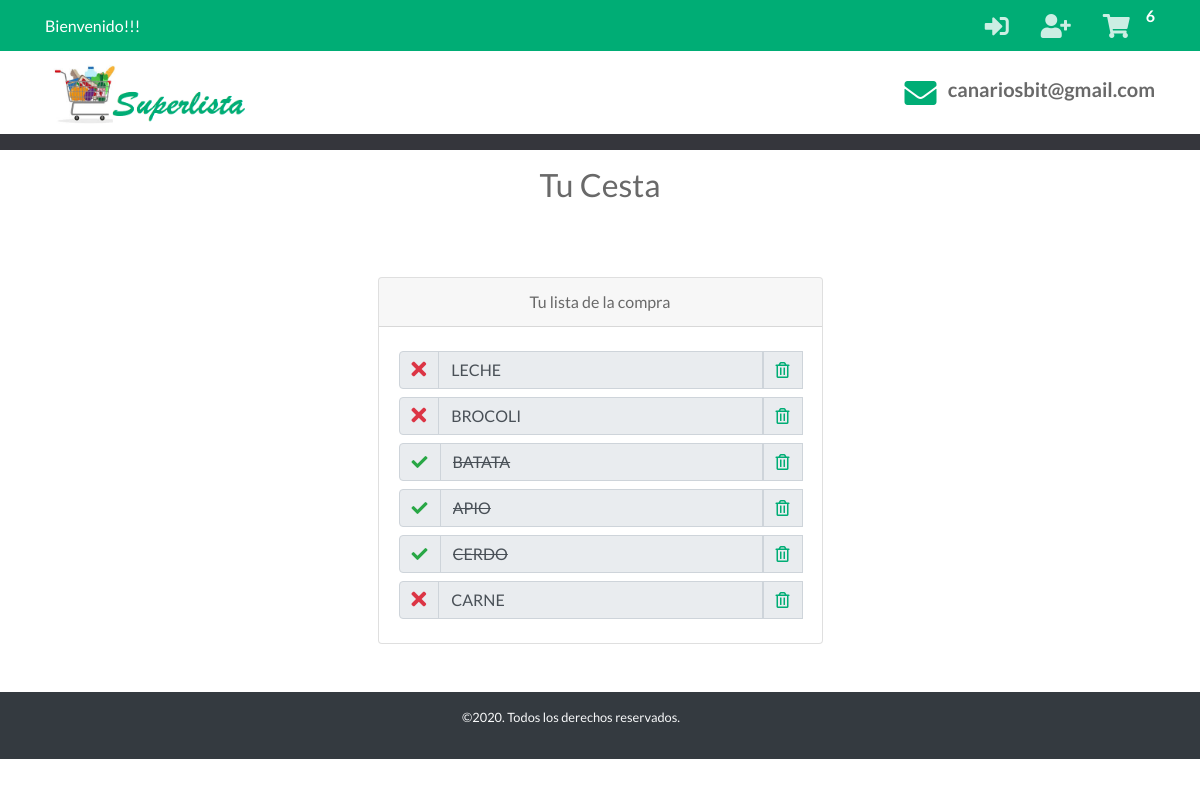
/cart, run on an earlier commit of the app's database.
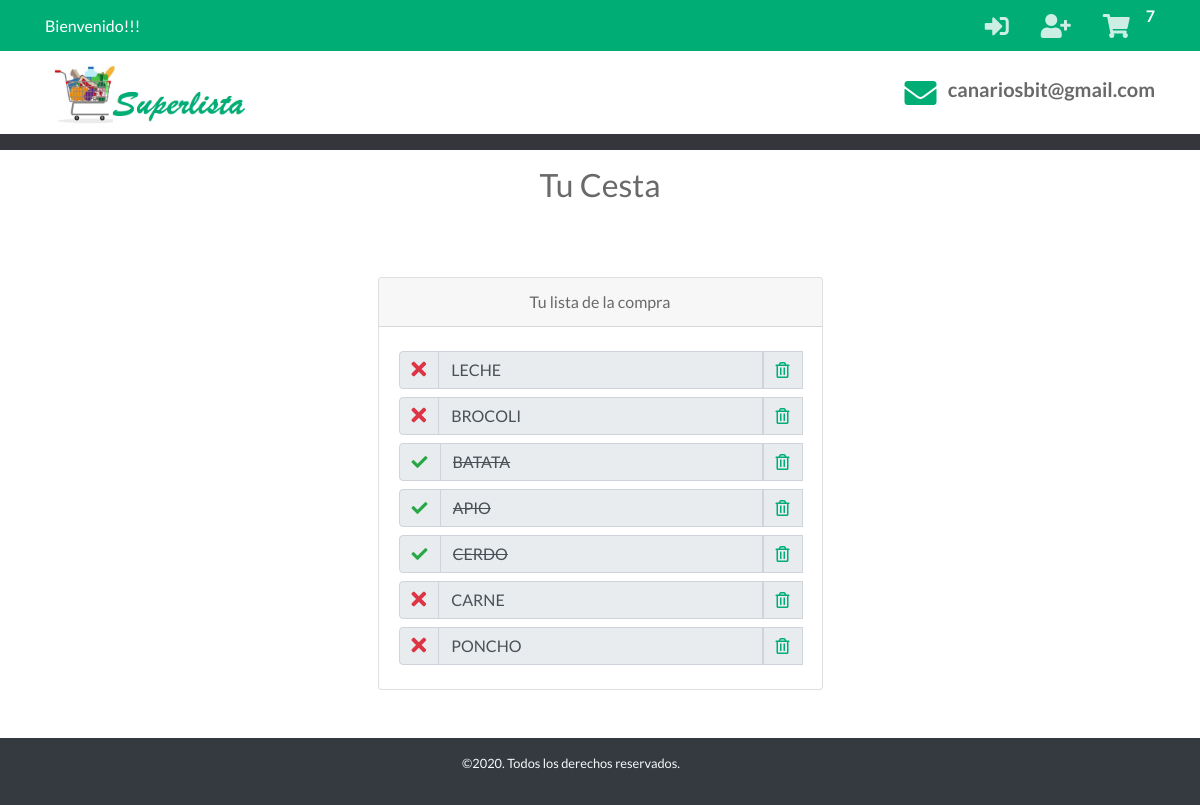
And on a later commit of the database.
### tables this page shows
CREATE TABLE "Cesta" (
	"Id"	INTEGER NOT NULL PRIMARY KEY AUTOINCREMENT UNIQUE,
	"Id_Usuario"	INTEGER NOT NULL,
	"Item"	INTEGER NOT NULL,
	"Tachar"	INTEGER
);

### app.py (the view)
@app.route('/cart')  # Ruta Mi Cesta
def cart():
    cantCarrito()
    if 'nombre' in session:
        items = getAllCesta()
        g.db.close()
        return render_template('carrito.html', items=items)
    else:
        items = getAllCesta()
        g.db.close()
        return render_template('carrito_home.html', items=items)

### app.py (called while the page is built)
def get_db():
    db = getattr(g, '_database', None)
    if db is None:
        db = g._database = sqlite3.connect('database1.db')
    return db

@app.teardown_appcontext
def close_connection(exception):
    db = getattr(g, '_database', None)
    if db is not None:
        db.close()

def conectar_db():
    return sqlite3.connect('database1.db')

def getAllCesta():
    if 'nombre' in session:
        id = session['id']
    else:
        id = -1
    g.db = conectar_db()
    consulta = 'SELECT * FROM Cesta WHERE (Id_usuario = ?)'
    cur = g.db.execute(consulta, [id])
    items = [dict(Id=row[0], Id_Usuario=row[1], Item_nombre=row[2], Tachar=row[3])
             for row in cur.fetchall()]
    g.db.close()
    return items

def cantCarrito():
    if 'nombre' in session:
        id_usuario = session['id']
    else:
        id_usuario = -1
    db = get_db()
    while not(db):
        db = get_db()
    cur = db.cursor()
    find_prod = (
        "SELECT COUNT(Id) FROM Cesta WHERE Id_Usuario = ?")
    cur.execute(find_prod, [(id_usuario)])
    resultado = cur.fetchone()
    session['carrito'] = resultado[0]
    print(resultado)
    print(session['carrito'])
    return session['carrito']

### templates/carrito_home.html (shortened to what the changed rows need)
<!doctype html>
<html lang="en">
<head>
    <link rel="stylesheet" href="{{ url_for('static', filename='css/bootstrap.min.css') }}">
    <link rel="stylesheet" href="{{ url_for('static', filename='css/all.css') }}">
    <link rel="stylesheet" href="{{ url_for('static', filename='css/swiper.min.css') }}">
    <link rel="stylesheet" href="{{ url_for('static', filename='css/venobox.css') }}">
    <link rel="stylesheet" href="{{ url_for('static', filename='css/jarallax.css') }}">
    <link rel="stylesheet" href="{{ url_for('static', filename='js/pickadate.js/themes/default.css') }}">
    <link rel="stylesheet" href="{{ url_for('static', filename='js/pickadate.js/themes/default.date.css') }}">
    <link rel="stylesheet" href="{{ url_for('static', filename='js/pickadate.js/themes/default.time.css') }}">
    <link rel="stylesheet" href="{{ url_for('static', filename='css/estilos.css') }}">
    <link rel="stylesheet" href="{{url_for('static', filename='css/main.css')}}">
</head>
<body>
    <section id="barra-contacto" class="bg-primary text-white py-3 py-lg-1 text-center">
        <div class="container">
            <div class="row justify-content-sm-between align-items-sm-center">
                <div class="col-12 col-sm-auto">
                    <ul class="redes-sociales list-unstyled d-inline-flex mb-0">
                        <span id="cantidad"> <strong>{{ session['carrito'] }}</strong></span>
                    </ul>
                </div>
            </div>
        </div>
    </section>
<section>
        <div class="container">
            <div class="row justify-content-center">
                <div class="col-5 py-5 text-center">
                    <div class="card">
                        <div class="card-body ">
                            {%for item in items %}
                                <div class="input-group py-1">
                                    <div class="input-group-prepend">
                                        <div class="input-group-text">
                                            <a href="/adquirido/{{item.Id}}"><i class="{% if item.Tachar %} text-success fas fa-check {% else %} fa-lg text-danger fas fa-times  {% endif %} "></i></a>
                                        </div>
                                    </div>
                                    <input type="text" readonly="true" color="blue" class="form-control {% if item.Tachar %} tachar {% endif %}" value="{{item.Item_nombre}}">
                                    <div class="input-group-prepend">
                                        <div class="input-group-text">
                                            <a href="/DeleteArtCesta/{{item.Id}}"><i class="far fa-trash-alt text-primary"></i></a>
                                        </div>
                                    </div>
                                </div>
                        {%endfor%}
                    </div>
                </div>
            </div>
        </div>
    </div>
</section>
</body>
</html>

What changed in the data, as far as the page shows it:
added Cesta: Tachar 0 (drawn), Item_nombre "PONCHO"
Also different on the page:
{{ session['carrito'] }}: "6" → "7"
